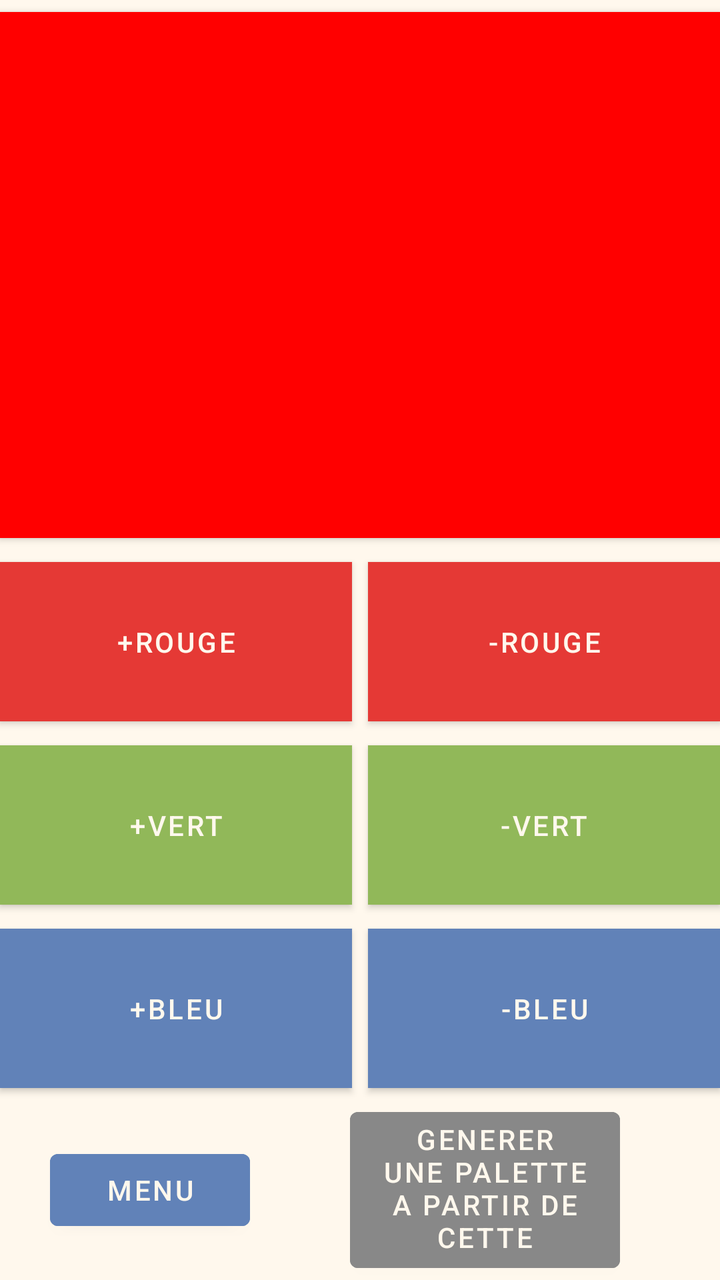
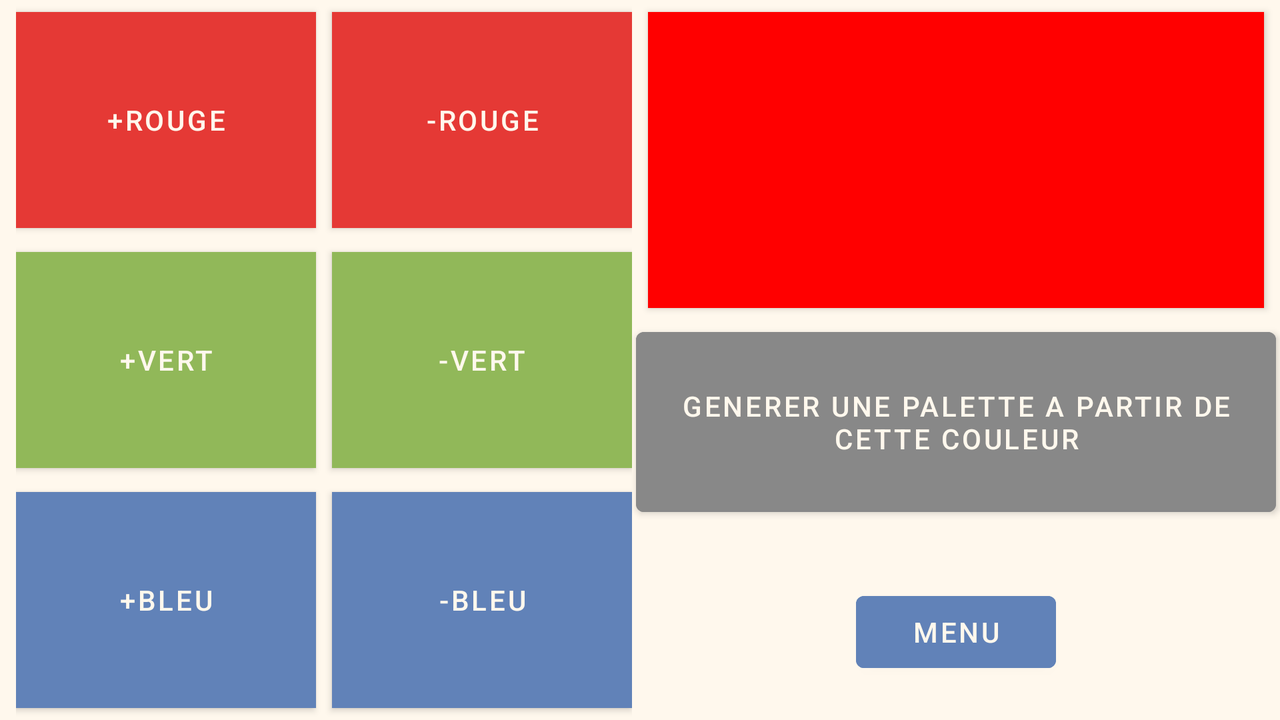

The same Android screen from two of the app's own layout files: first res/layout/ as a phone draws it, then the repository's variant for another configuration, drawn on a device whose configuration selects that folder. Both files follow.
<!-- AndroidManifest.xml: application theme Theme.LampeMagique -->
<!-- res/layout/color_change.xml -->
<?xml version="1.0" encoding="utf-8"?>
<androidx.constraintlayout.widget.ConstraintLayout xmlns:android="http://schemas.android.com/apk/res/android"
    xmlns:app="http://schemas.android.com/apk/res-auto"
    xmlns:tools="http://schemas.android.com/tools"
    android:layout_width="match_parent"
    android:layout_height="match_parent"
    tools:context=".Color_change"
    android:background="@color/background"
    >


    <Button
        android:id="@+id/main_button"
        android:layout_width="0dp"
        android:layout_height="0dp"
        android:backgroundTint="@color/pure_red"
        app:cornerRadius="0dp"
        app:layout_constraintBottom_toTopOf="@+id/constraintLayout"
        app:layout_constraintEnd_toEndOf="parent"
        app:layout_constraintHorizontal_bias="0.496"
        app:layout_constraintStart_toStartOf="parent"
        app:layout_constraintTop_toTopOf="parent" />

    <androidx.constraintlayout.widget.ConstraintLayout
        android:id="@+id/constraintLayout"
        android:layout_width="0dp"
        android:layout_height="0dp"
        android:layout_marginBottom="90dp"
        app:layout_constraintBottom_toBottomOf="parent"
        app:layout_constraintEnd_toEndOf="parent"
        app:layout_constraintHorizontal_bias="1.0"
        app:layout_constraintStart_toStartOf="parent"
        app:layout_constraintTop_toBottomOf="@+id/main_button">

        <Button
            android:id="@+id/button_less_red"
            android:layout_width="0dp"
            android:layout_height="0dp"
            android:layout_marginStart="4dp"
            android:backgroundTint="@color/red"
            android:text="@string/less_color_red"
            app:cornerRadius="0dp"
            app:layout_constraintBottom_toTopOf="@+id/button_less_green"
            app:layout_constraintEnd_toEndOf="parent"
            app:layout_constraintStart_toEndOf="@+id/button_more_red"
            app:layout_constraintTop_toTopOf="parent" />

        <Button
            android:id="@+id/button_more_green"
            android:layout_width="0dp"
            android:layout_height="0dp"
            android:layout_marginEnd="4dp"
            android:backgroundTint="@color/green"
            android:text="@string/more_color_green"
            app:cornerRadius="0dp"
            app:layout_constraintBottom_toTopOf="@+id/button_more_blue"
            app:layout_constraintEnd_toStartOf="@+id/button_less_green"
            app:layout_constraintStart_toStartOf="parent"
            app:layout_constraintTop_toBottomOf="@+id/button_more_red" />

        <Button
            android:id="@+id/button_less_green"
            android:layout_width="0dp"
            android:layout_height="0dp"
            android:layout_marginStart="4dp"
            android:backgroundTint="@color/green"
            android:text="@string/less_color_green"
            app:cornerRadius="0dp"
            app:layout_constraintBottom_toTopOf="@+id/button_less_blue"
            app:layout_constraintEnd_toEndOf="parent"
            app:layout_constraintStart_toEndOf="@+id/button_more_green"
            app:layout_constraintTop_toBottomOf="@+id/button_less_red" />

        <Button
            android:id="@+id/button_less_blue"
            android:layout_width="0dp"
            android:layout_height="0dp"
            android:layout_marginStart="4dp"
            android:backgroundTint="@color/blue"
            android:text="@string/less_color_blue"
            app:cornerRadius="0dp"
            app:layout_constraintBottom_toBottomOf="parent"
            app:layout_constraintEnd_toEndOf="parent"
            app:layout_constraintStart_toEndOf="@+id/button_more_blue"
            app:layout_constraintTop_toBottomOf="@+id/button_less_green" />

        <Button
            android:id="@+id/button_more_blue"
            android:layout_width="0dp"
            android:layout_height="0dp"
            android:layout_marginEnd="4dp"
            android:backgroundTint="@color/blue"
            android:text="@string/more_color_blue"
            app:cornerRadius="0dp"
            app:layout_constraintBottom_toBottomOf="parent"
            app:layout_constraintEnd_toStartOf="@+id/button_less_blue"
            app:layout_constraintStart_toStartOf="parent"
            app:layout_constraintTop_toBottomOf="@+id/button_more_green" />

        <Button
            android:id="@+id/button_more_red"
            android:layout_width="0dp"
            android:layout_height="0dp"
            android:layout_marginEnd="4dp"
            android:backgroundTint="@color/red"
            android:text="@string/more_color_red"
            app:cornerRadius="0dp"
            app:layout_constraintBottom_toTopOf="@+id/button_more_green"
            app:layout_constraintEnd_toStartOf="@+id/button_less_red"
            app:layout_constraintStart_toStartOf="parent"
            app:layout_constraintTop_toTopOf="parent" />
    </androidx.constraintlayout.widget.ConstraintLayout>

    <Button
        android:id="@+id/button_palette"
        android:layout_width="0dp"
        android:layout_height="0dp"
        android:layout_marginEnd="50dp"
        android:backgroundTint="@color/light_grey"
        android:text="@string/palette_button"
        app:layout_constraintBottom_toBottomOf="parent"
        app:layout_constraintEnd_toEndOf="parent"
        app:layout_constraintStart_toEndOf="@+id/button_return_menu"
        app:layout_constraintTop_toBottomOf="@+id/constraintLayout"
        app:layout_constraintVertical_bias="0.49" />

    <Button
        android:id="@+id/button_return_menu"
        android:layout_width="100dp"
        android:layout_height="wrap_content"
        android:layout_marginStart="25dp"
        android:layout_marginEnd="50dp"
        android:backgroundTint="@color/blue"
        android:text="@string/return_menu"
        app:layout_constraintBottom_toBottomOf="parent"
        app:layout_constraintEnd_toStartOf="@+id/button_palette"
        app:layout_constraintStart_toStartOf="parent"
        app:layout_constraintTop_toBottomOf="@+id/constraintLayout" />


</androidx.constraintlayout.widget.ConstraintLayout>
<!-- resources referenced by this layout -->
<resources>
  <color name="background">#FFFFF8ED</color>
  <color name="blue">#FF6182b8</color>
  <color name="green">#FF91b859</color>
  <color name="light_grey">#FF888888</color>
  <color name="pure_red">#FFFF0000</color>
  <color name="red">#FFe53935</color>
  <string name="less_color_blue">-bleu</string>
  <string name="less_color_green">-vert</string>
  <string name="less_color_red">-rouge</string>
  <string name="more_color_blue">+bleu</string>
  <string name="more_color_green">+vert</string>
  <string name="more_color_red">+rouge</string>
  <string name="palette_button">Generer une palette a partir de cette couleur</string>
  <string name="return_menu">Menu</string>
  <style name="Theme.LampeMagique" parent="Theme.MaterialComponents.DayNight.DarkActionBar">
          
          <item name="colorPrimary">@color/purple_500</item>
          <item name="colorPrimaryVariant">@color/purple_700</item>
          <item name="colorOnPrimary">@color/background</item>
          
          <item name="colorSecondary">@color/teal_200</item>
          <item name="colorSecondaryVariant">@color/teal_700</item>
          <item name="colorOnSecondary">@color/black</item>
          
          <item name="android:statusBarColor">?attr/colorPrimaryVariant</item>
          
      </style>
  <color name="purple_500">#FF6200EE</color>
  <color name="purple_700">#FF3700B3</color>
  <color name="teal_200">#FF03DAC5</color>
  <color name="teal_700">#FF018786</color>
  <color name="black">#FF000000</color>
</resources>
<!-- res/layout-land/color_change.xml (the repository's variant of the layout above) -->
<!-- drawn on the phone turned sideways -->
<?xml version="1.0" encoding="utf-8"?>
<androidx.constraintlayout.widget.ConstraintLayout xmlns:android="http://schemas.android.com/apk/res/android"
    xmlns:app="http://schemas.android.com/apk/res-auto"
    xmlns:tools="http://schemas.android.com/tools"
    android:layout_width="match_parent"
    android:layout_height="match_parent"
    tools:context=".Color_change"
    android:background="@color/background">

    <Button
        android:id="@+id/button_palette8"
        android:layout_width="wrap_content"
        android:layout_height="0dp"
        android:layout_marginBottom="30dp"
        android:backgroundTint="@color/light_grey"
        android:text="@string/palette_button"
        app:layout_constraintBottom_toTopOf="@+id/button_return_menu"
        app:layout_constraintEnd_toEndOf="parent"
        app:layout_constraintStart_toEndOf="@+id/constraintLayout"
        app:layout_constraintTop_toBottomOf="@+id/main_button" />

    <Button
        android:id="@+id/button_return_menu"
        android:layout_width="100dp"
        android:layout_height="wrap_content"
        android:layout_marginBottom="20dp"
        android:backgroundTint="@color/blue"
        android:text="@string/return_menu"
        app:layout_constraintBottom_toBottomOf="parent"
        app:layout_constraintEnd_toEndOf="parent"
        app:layout_constraintStart_toEndOf="@+id/constraintLayout"
        app:layout_constraintTop_toBottomOf="@+id/button_palette8" />

    <Button
        android:id="@+id/main_button"
        android:layout_width="0dp"
        android:layout_height="0dp"
        android:layout_marginStart="4dp"
        android:layout_marginEnd="8dp"
        android:layout_marginBottom="200dp"
        android:backgroundTint="@color/pure_red"
        app:cornerRadius="0dp"
        app:layout_constraintBottom_toBottomOf="parent"
        app:layout_constraintEnd_toEndOf="parent"
        app:layout_constraintStart_toEndOf="@+id/constraintLayout"
        app:layout_constraintTop_toTopOf="parent"
        app:layout_constraintVertical_bias="0.0" />

    <androidx.constraintlayout.widget.ConstraintLayout
        android:id="@+id/constraintLayout"
        android:layout_width="0dp"
        android:layout_height="0dp"
        android:layout_marginStart="8dp"
        android:layout_marginEnd="4dp"
        app:layout_constraintBottom_toBottomOf="parent"
        app:layout_constraintEnd_toStartOf="@+id/main_button"
        app:layout_constraintStart_toStartOf="parent"
        app:layout_constraintTop_toTopOf="parent">

        <Button
            android:id="@+id/button_less_red"
            android:layout_width="0dp"
            android:layout_height="0dp"
            android:layout_marginStart="4dp"
            android:backgroundTint="@color/red"
            android:text="@string/less_color_red"
            app:cornerRadius="0dp"
            app:layout_constraintBottom_toTopOf="@+id/button_less_green"
            app:layout_constraintEnd_toEndOf="parent"
            app:layout_constraintStart_toEndOf="@+id/button_more_red"
            app:layout_constraintTop_toTopOf="parent" />

        <Button
            android:id="@+id/button_more_green"
            android:layout_width="0dp"
            android:layout_height="0dp"
            android:layout_marginEnd="4dp"
            android:backgroundTint="@color/green"
            android:text="@string/more_color_green"
            app:cornerRadius="0dp"
            app:layout_constraintBottom_toTopOf="@+id/button_more_blue"
            app:layout_constraintEnd_toStartOf="@+id/button_less_green"
            app:layout_constraintStart_toStartOf="parent"
            app:layout_constraintTop_toBottomOf="@+id/button_more_red" />

        <Button
            android:id="@+id/button_less_green"
            android:layout_width="0dp"
            android:layout_height="0dp"
            android:layout_marginStart="4dp"
            android:backgroundTint="@color/green"
            android:text="@string/less_color_green"
            app:cornerRadius="0dp"
            app:layout_constraintBottom_toTopOf="@+id/button_less_blue"
            app:layout_constraintEnd_toEndOf="parent"
            app:layout_constraintStart_toEndOf="@+id/button_more_green"
            app:layout_constraintTop_toBottomOf="@+id/button_less_red" />

        <Button
            android:id="@+id/button_less_blue"
            android:layout_width="0dp"
            android:layout_height="0dp"
            android:layout_marginStart="4dp"
            android:backgroundTint="@color/blue"
            android:text="@string/less_color_blue"
            app:cornerRadius="0dp"
            app:layout_constraintBottom_toBottomOf="parent"
            app:layout_constraintEnd_toEndOf="parent"
            app:layout_constraintStart_toEndOf="@+id/button_more_blue"
            app:layout_constraintTop_toBottomOf="@+id/button_less_green" />

        <Button
            android:id="@+id/button_more_blue"
            android:layout_width="0dp"
            android:layout_height="0dp"
            android:layout_marginEnd="4dp"
            android:backgroundTint="@color/blue"
            android:text="@string/more_color_blue"
            app:cornerRadius="0dp"
            app:layout_constraintBottom_toBottomOf="parent"
            app:layout_constraintEnd_toStartOf="@+id/button_less_blue"
            app:layout_constraintStart_toStartOf="parent"
            app:layout_constraintTop_toBottomOf="@+id/button_more_green" />

        <Button
            android:id="@+id/button_more_red"
            android:layout_width="0dp"
            android:layout_height="0dp"
            android:layout_marginEnd="4dp"
            android:backgroundTint="@color/red"
            android:text="@string/more_color_red"
            app:cornerRadius="0dp"
            app:layout_constraintBottom_toTopOf="@+id/button_more_green"
            app:layout_constraintEnd_toStartOf="@+id/button_less_red"
            app:layout_constraintStart_toStartOf="parent"
            app:layout_constraintTop_toTopOf="parent" />
    </androidx.constraintlayout.widget.ConstraintLayout>


</androidx.constraintlayout.widget.ConstraintLayout>
